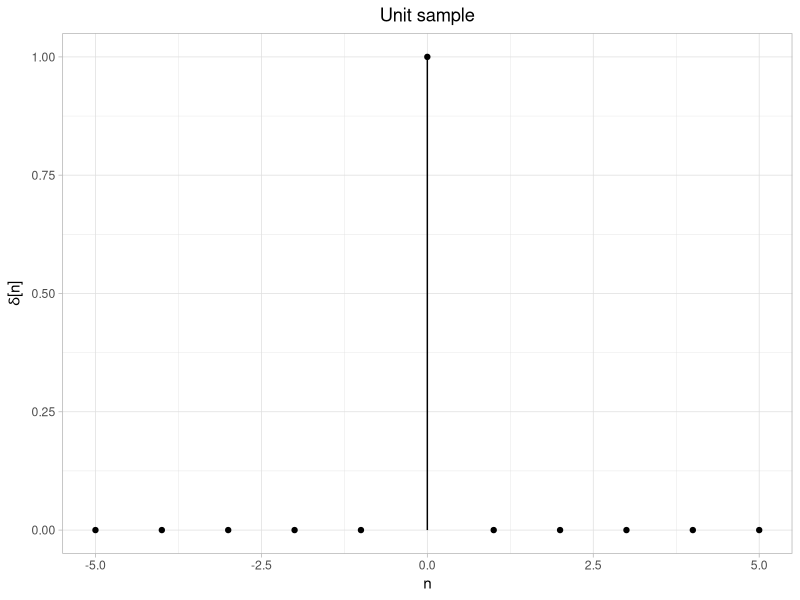
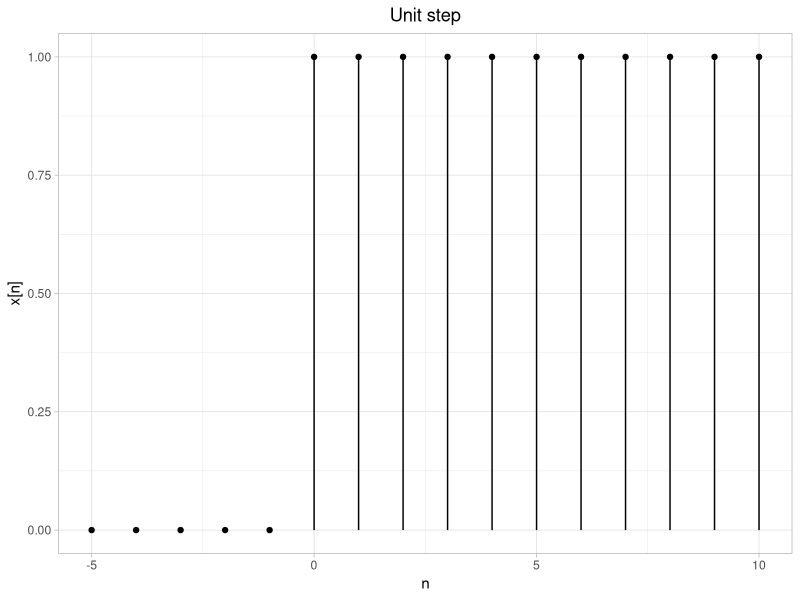
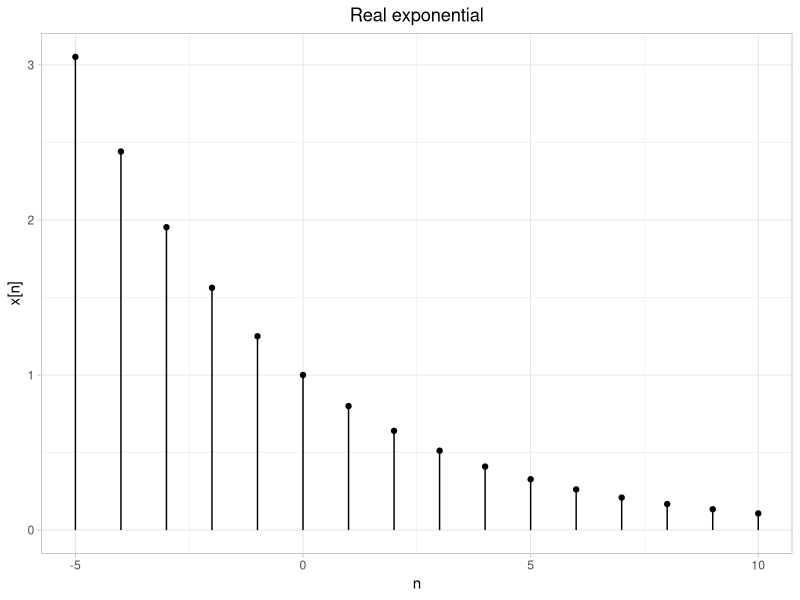
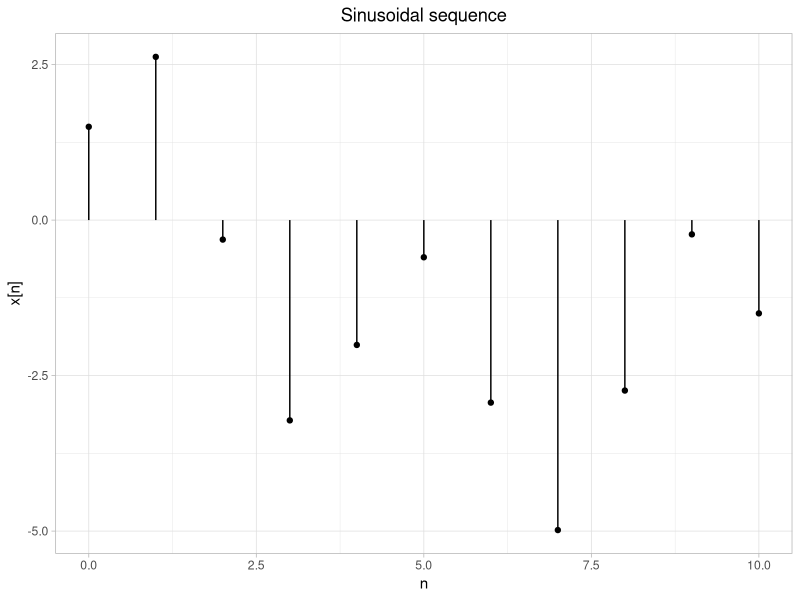

Write the R code that produced these figures, in order.
## ---- chunk 1
library(tidyverse)

# Function that evaluates impulse sequence
gen_impulse <- function(n0, n1, n2){
  # Generates x(n) = delta(n-n0); n1 <= n <= n2
  
  # Generate sequence 
  n = n1:n2
  # If n = n0, n-n0 = 1
  x = as.numeric((n - n0) == 0)
  
  return(tibble(n, x))
  
}

# Call function
imp_seq <- gen_impulse(n1 = -5, n0 = 0, n2 = 5) 

imp_seq
## ---- chunk 2
#| label: fig-impulse
#| fig-cap: Unit sample sequence
theme_set(theme_light())
ggplot(data = imp_seq) +
  geom_segment(mapping = aes(
    x = n,
    xend = n,
    y = 0,
    yend = x
  )) +
  geom_point(mapping = aes(x = n, y = x)) +
  ggtitle("Unit sample") +
  xlab("n") +
  ylab(expression(paste(delta, "[n]", sep = ""))) +
  theme(
    # Adjust title position
    plot.title = element_text(hjust = 0.5))
## ---- chunk 3
# Function that returns a stem plot
seq_plot <- function(tbl){
  ggplot(data = tbl) +
  geom_segment(mapping = aes(
    x = n,
    xend = n,
    y = 0,
    yend = x
  )) +
  geom_point(mapping = aes(x = n, y = x)) +
  xlab("n") +
  ylab(paste("x[n]", sep = "")) +
  theme(
    # Adjust title position
    plot.title = element_text(hjust = 0.5))
}
## ---- chunk 4
# Function that generates x(n) = u(n-n0); n1 <= n <= n2
gen_stepseq <- function(n0, n1, n2){
  n = n1:n2
  x = if_else(n >= n0, true = 1, false = 0)
  ## Alternative evaluation
  #x = if_else(n-n0 >= 0, true = 1, false = 0)
  
  return(tibble(n, x))
}

# Call function
step_seq <- gen_stepseq(n0 = 0, n1 = -5, n2 = 10)
step_seq
## ---- chunk 5
#| label: fig-step_seq
#| fig-cap: Unit step sequence
#| fig-width: 5
seq_plot(step_seq) +
ggtitle("Unit step") 
## ---- chunk 6
#| label: fig-rexp_seq
#| fig-cap: Real-valued exponential sequence
#| fig-width: 5


# Real-valued exponential sequence
real_exp_seq <- tibble(
  n = -5:10,
  x = 0.8 ^ n
)

# Create a stem plot of the sequence
seq_plot(real_exp_seq) +
ggtitle("Real exponential") 

## ---- chunk 7
# Complex valued exponential sequence
comp_exp_seq <- tibble(
  n = 0:10,
  x = exp((2+3i)*n))

comp_exp_seq
## ---- chunk 8
# Sinusoidal sequence
sins_seq <- tibble(
  n = 0:10,
  x = 3*cos(0.1*pi*n + pi/3) + 2*sin(0.5*pi*n)
  
)

# Create stem plot of sequence
seq_plot(sins_seq) +
  ggtitle("Sinusoidal sequence")
